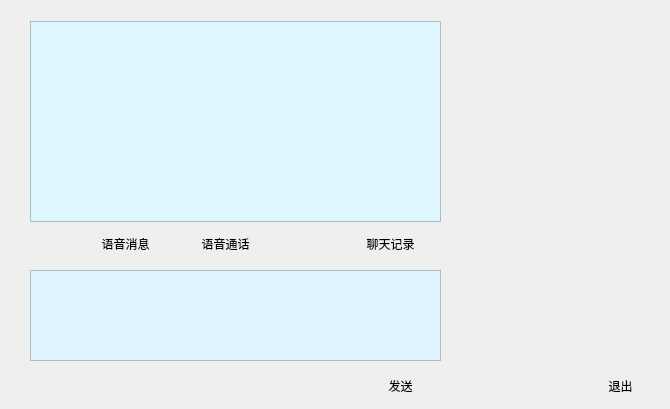
<?xml version="1.0" encoding="UTF-8"?>
<ui version="4.0">
 <class>Form</class>
 <widget class="QWidget" name="Form">
  <property name="geometry">
   <rect>
    <x>0</x>
    <y>0</y>
    <width>670</width>
    <height>409</height>
   </rect>
  </property>
  <property name="windowTitle">
   <string>单人聊天</string>
  </property>
  <property name="autoFillBackground">
   <bool>false</bool>
  </property>
  <property name="styleSheet">
   <string notr="true">#Form{
border-image: url(:/新前缀/haizeiwang3333_看图王.jpg);}
</string>
  </property>
  <widget class="QTextBrowser" name="textBrowser">
   <property name="geometry">
    <rect>
     <x>30</x>
     <y>21</y>
     <width>411</width>
     <height>201</height>
    </rect>
   </property>
   <property name="styleSheet">
    <string notr="true">
background-color: rgb(221, 246, 255);</string>
   </property>
   <property name="horizontalScrollBarPolicy">
    <enum>Qt::ScrollBarAsNeeded</enum>
   </property>
   <property name="sizeAdjustPolicy">
    <enum>QAbstractScrollArea::AdjustIgnored</enum>
   </property>
  </widget>
  <widget class="QTextEdit" name="textEdit">
   <property name="geometry">
    <rect>
     <x>30</x>
     <y>270</y>
     <width>411</width>
     <height>91</height>
    </rect>
   </property>
   <property name="autoFillBackground">
    <bool>true</bool>
   </property>
   <property name="styleSheet">
    <string notr="true">background-color: rgb(224, 244, 255);</string>
   </property>
  </widget>
  <widget class="QWidget" name="formLayoutWidget">
   <property name="geometry">
    <rect>
     <x>0</x>
     <y>0</y>
     <width>2</width>
     <height>2</height>
    </rect>
   </property>
   <layout class="QFormLayout" name="formLayout"/>
  </widget>
  <widget class="QPushButton" name="luyinBtn">
   <property name="geometry">
    <rect>
     <x>80</x>
     <y>230</y>
     <width>91</width>
     <height>27</height>
    </rect>
   </property>
   <property name="styleSheet">
    <string notr="true">background-color: rgb(247, 255, 194);
background-image: url(:/新前缀/999.jpg);</string>
   </property>
   <property name="text">
    <string>语音消息</string>
   </property>
   <property name="icon">
    <iconset>
     <normaloff>../UIxiangmu /xiaoxi.jpg</normaloff>../UIxiangmu /xiaoxi.jpg</iconset>
   </property>
   <property name="flat">
    <bool>true</bool>
   </property>
  </widget>
  <widget class="QPushButton" name="tonghuaBtn">
   <property name="geometry">
    <rect>
     <x>180</x>
     <y>230</y>
     <width>91</width>
     <height>27</height>
    </rect>
   </property>
   <property name="styleSheet">
    <string notr="true">background-color: rgb(245, 255, 194);
background-image: url(:/新前缀/999.jpg);</string>
   </property>
   <property name="text">
    <string>语音通话</string>
   </property>
   <property name="icon">
    <iconset>
     <normaloff>../UIxiangmu /tonghu.jpg</normaloff>../UIxiangmu /tonghu.jpg</iconset>
   </property>
   <property name="flat">
    <bool>true</bool>
   </property>
  </widget>
  <widget class="QPushButton" name="sendBtn">
   <property name="geometry">
    <rect>
     <x>370</x>
     <y>370</y>
     <width>61</width>
     <height>31</height>
    </rect>
   </property>
   <property name="autoFillBackground">
    <bool>false</bool>
   </property>
   <property name="styleSheet">
    <string notr="true">background-color: rgb(186, 186, 186);
background-image: url(:/新前缀/100.jpg);
</string>
   </property>
   <property name="text">
    <string>发送</string>
   </property>
   <property name="flat">
    <bool>true</bool>
   </property>
  </widget>
  <widget class="QPushButton" name="jiluBtn">
   <property name="geometry">
    <rect>
     <x>350</x>
     <y>230</y>
     <width>81</width>
     <height>27</height>
    </rect>
   </property>
   <property name="styleSheet">
    <string notr="true">background-color: rgb(205, 255, 215);
background-image: url(:/新前缀/beijing.jpg);</string>
   </property>
   <property name="text">
    <string>聊天记录</string>
   </property>
   <property name="flat">
    <bool>true</bool>
   </property>
  </widget>
  <widget class="QPushButton" name="quitBtn">
   <property name="geometry">
    <rect>
     <x>590</x>
     <y>370</y>
     <width>61</width>
     <height>31</height>
    </rect>
   </property>
   <property name="styleSheet">
    <string notr="true">background-color: rgb(186, 186, 186);
background-image: url(:/新前缀/100.jpg);
background-image: url(:/新前缀/100.jpg);</string>
   </property>
   <property name="text">
    <string>退出</string>
   </property>
   <property name="flat">
    <bool>true</bool>
   </property>
  </widget>
  <widget class="QPushButton" name="biaoqingBtn">
   <property name="geometry">
    <rect>
     <x>30</x>
     <y>230</y>
     <width>31</width>
     <height>27</height>
    </rect>
   </property>
   <property name="styleSheet">
    <string notr="true">background-image: url(:/新前缀/beijing.jpg);</string>
   </property>
   <property name="text">
    <string/>
   </property>
   <property name="icon">
    <iconset>
     <normaloff>../UIxiangmu /p=0.jpg</normaloff>../UIxiangmu /p=0.jpg</iconset>
   </property>
   <property name="flat">
    <bool>true</bool>
   </property>
  </widget>
  <widget class="QLabel" name="skyLabel">
   <property name="geometry">
    <rect>
     <x>450</x>
     <y>10</y>
     <width>211</width>
     <height>101</height>
    </rect>
   </property>
   <property name="text">
    <string/>
   </property>
  </widget>
  <zorder>textEdit</zorder>
  <zorder>formLayoutWidget</zorder>
  <zorder>textBrowser</zorder>
  <zorder>luyinBtn</zorder>
  <zorder>tonghuaBtn</zorder>
  <zorder>jiluBtn</zorder>
  <zorder>quitBtn</zorder>
  <zorder>biaoqingBtn</zorder>
  <zorder>sendBtn</zorder>
  <zorder>skyLabel</zorder>
 </widget>
 <resources>
  <include location="../UIxiangmu /heihei.qrc"/>
 </resources>
 <connections>
  <connection>
   <sender>quitBtn</sender>
   <signal>clicked()</signal>
   <receiver>Form</receiver>
   <slot>close()</slot>
   <hints>
    <hint type="sourcelabel">
     <x>634</x>
     <y>407</y>
    </hint>
    <hint type="destinationlabel">
     <x>238</x>
     <y>391</y>
    </hint>
   </hints>
  </connection>
 </connections>
</ui>
